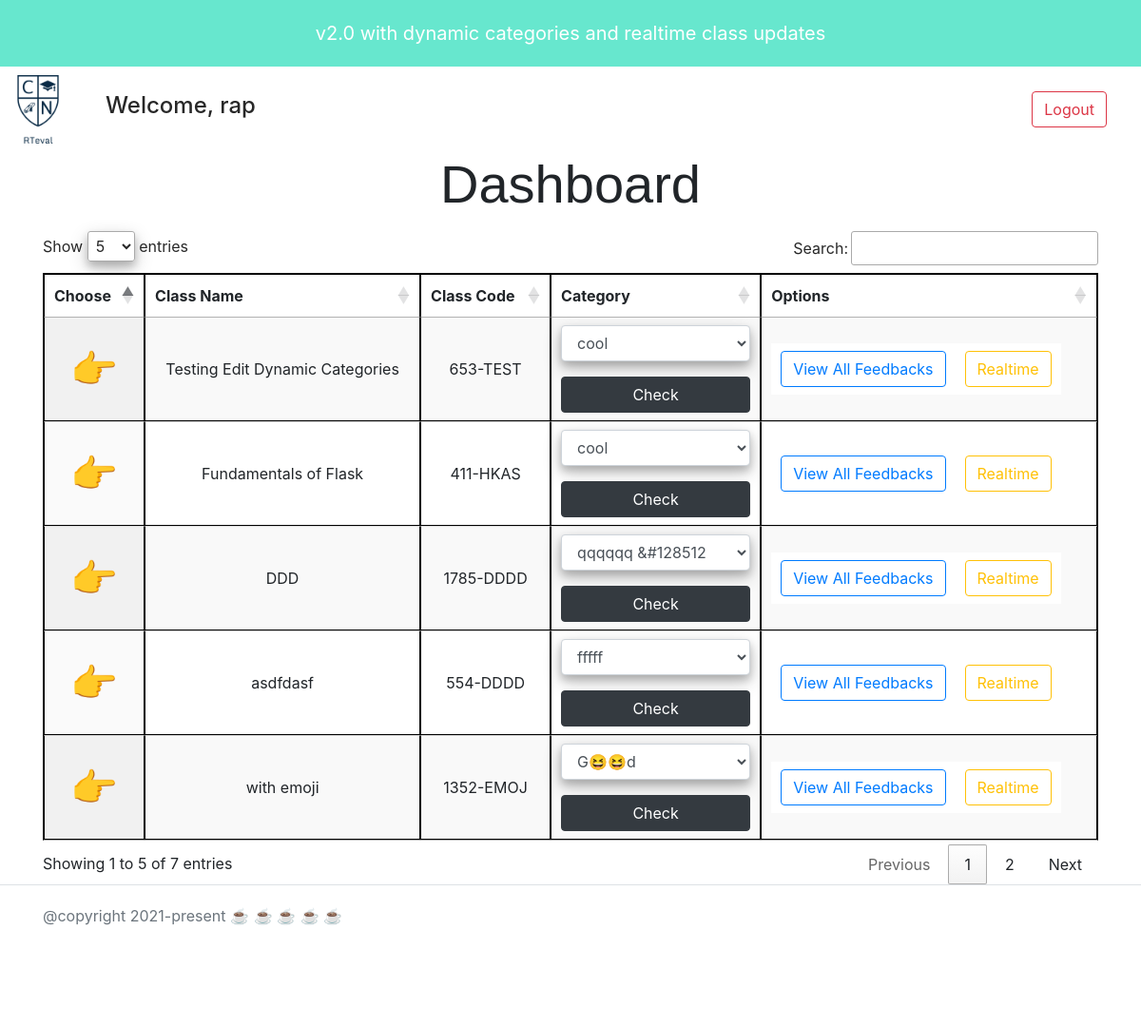
Screenshot of /professor (signed in) with the database file from the repository.
### CreateUserDatabase.py (models this page shows, shortened)
class Account(Base):
    __tablename__ = 'account'
    entryId = Column(Integer, autoincrement=True, primary_key=True)
    schoolName = Column(String, nullable=False)
    departmentName = Column(String, nullable=False)
    className = Column(String, nullable=False)
    classCode = Column(String, nullable=False)
    start = Column(String, nullable=False)
    end = Column(String, nullable=False)
    days = Column(String, nullable=False)
    size = Column(String, nullable=False)
    mode = Column(String, nullable=False)
    username = Column(String, ForeignKey('professor_login.username'))

### professor/professor.py (the view)
@professor_bp.route('/professor', methods=["POST", "GET"])
def instructor():
    return Response(stream_with_context(generate_feedbacks_by_category()))

### professor/professor.py (called while the page is built)
def generate_feedbacks_by_category():
    dashboardData = databaseConnection.query(Account).\
    filter(Account.username == session.get('username'))
    categoryData = databaseConnection.query(Categories).filter(Categories.classCode == Account.classCode)
    yield render_template('login.html',
                            title='dashboard',
                            data=dashboardData,
                            categoryData=categoryData,
                            )

@professor_bp.before_request
def before_request():
    session.permanent = True
    professor_bp.permanent_session_lifetime = timedelta(minutes=95)
    if not session.get('logged_in'):
        flash('Please log in to gain access to the website.', 'info')
        return render_template('login.html')

### auth/templates/login.html (shortened to what this page needs)
{% extends "base.html" %}
{% block content %}
{% if session['logged_in'] and not session['studentCode']%}
{% include 'dashboard.html'%}
{% else %}
{% include 'professorLogin.html'%}
{% endif %}
{% endblock %}

### professor/templates/dashboard.html (shortened to what this page needs)
<div class="container col- mx-auto">
  <div lass="row">
    <p class="display-4">Dashboard</p>
  </div>
  <div>
    <div>
      <div class="display">
        <table id="classTable" class="display" cellspacing="0" width="100%">
          <thead class="thead-dark lead">
            <tr>
              <th scope="col">Choose</th>
              <th scope="col">Class Name</th>
              <th scope="col">Class Code</th>
              <th scope="col">Category</th>
              <th scope="col">Options</th>
            </tr>
          </thead>
          <tbody>
            {% for row in data %}
            <tr class="table-row-hover" onclick="get_class_data(this);" onmouseover="" style="cursor: pointer;">
              <form action="/analytics/check" method="GET">
                <td scope="row" id="emoji">&#128073;</td>
                <td scope="row">{{row.className}}</td>
                <td>{{row.classCode}}<input type="hidden" id="classCode" name="ccode" value={{row.classCode}}></td>
                <td>
                  <div class="form-group">
                    <select name="category" id="category" class="form-control" required>
                      {% for category in categoryData %}
                      {% if row.classCode == category.classCode %}
                      <option>{{category.category}}</option>
                      {% endif %}
                      {% endfor %}
                    </select>
                  </div>
                  <button name="check" id="check" href="{{url_for('auth_bp.login')}}" class="btn btn-block btn-dark"
                    type="submit">Check</button>
                </td>
                <td>
                  <table style="border: none;">
                    <td style="border: none;">
                      <form action="/analytics/" method="GET">
                        <a href="{{ url_for('analytics_bp.analytics', classCode=row.classCode)}}"
                          class="btn btn-outline-primary">View All Feedbacks</a>
                      </form>
                    </td>
                    <td style="border: none;">
                      <a href="{{url_for('professor_bp.get_chart', classCode=row.classCode)}}"
                        class="btn btn-outline-warning">Realtime</a>
                    </td>
                  </table>
                </td>
              </form>
            </tr>
            {% endfor %}
          </tbody>
        </table>
      </div>
    </div>
  </div>
</div>

### static/css/forms.css (style rules this page uses)
.form-control { display: block; padding-left: 10px; outline: none; border-radius: 2px; height: 40px; width: 100%; border: none; }

### static/css/mood.css (style rules this page uses)
input[type="text"],input[type="password"],input[type="checkbox"],input[type="time"],select,input[type="number"] { padding: 10px; box-shadow: 0 5px 8px 0 rgba(0, 0, 0, 0.2), 0 7px 20px 0 rgba(0, 0, 0, 0.2); border-radius: 8px; }
#emoji { font-size:40px; }

### static/css/body.css (style rules this page uses)
body { margin: 0; font-family: -apple-system,BlinkMacSystemFont,"Segoe UI",Roboto,"Helvetica Neue",Arial,sans-serif,"Apple Color Emoji","Segoe UI Emoji","Segoe UI Symbol"; font-size: 1rem; font-weight: 400; line-height: 1.5; color: #212529; text-align: left; background-color: #fff; margin-bottom: 60px; }
html,body { height: 100%; }

### static/css/datatable.css (style rules this page uses)
p { font-family: sans-serif; font-size: 20px; text-align: center; background-color: white; }
table, th, td { border: 1px solid black; background-color: white; }
a { color:white; }

### rows the page displays
Account: className "Testing Edit Dynamic Categories", classCode "653-TEST"
Account: className "Fundamentals of Flask", classCode "411-HKAS"
Account: className "DDD", classCode "1785-DDDD"
Account: className "asdfdasf", classCode "554-DDDD"
Account: className "with emoji", classCode "1352-EMOJ"

### other values shown
{{ session['username'] }} "rap"
form field category "cool"
form field category "qqqqqq &#128512"
form field category "fffff"
form field category "G😆😆d"
